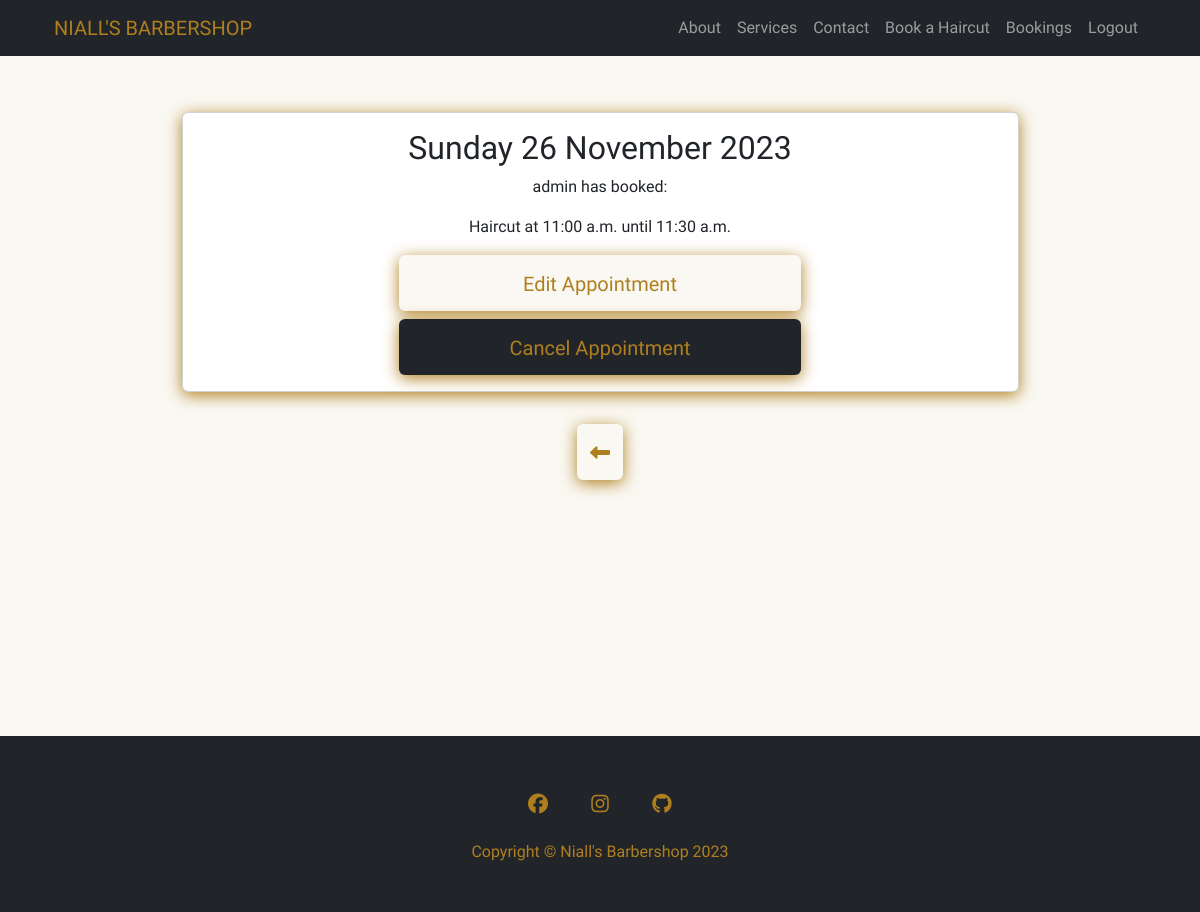
/booking/30/ (signed in), run on the app's committed database.
### booking_system/models.py (models this page shows, shortened)
class Booking(models.Model):
    username = models.ForeignKey(User, on_delete=models.CASCADE,
                                 related_name='username_booking')
    date_of_booking = models.DateField()
    service_name = models.ForeignKey(Services, on_delete=models.CASCADE,
                                     related_name='service_name_booking')
    start_time = models.TimeField(choices=BOOKING_TIME)
    end_time = models.TimeField(editable=False, blank=True, null=True)
    confirmed = models.BooleanField(default=False)
    class Meta:
        ordering = ['date_of_booking', 'start_time']

class Services(models.Model):
    service_name = models.CharField(max_length=250)
    session_length = models.DurationField()
    cost = models.DecimalField(max_digits=8, decimal_places=2)
    def __str__(self):
        return self.service_name

### booking_system/views.py (the view)
# urls.py: path('booking/<int:pk>/', views.BookingDetailView.as_view(),
class BookingDetailView(LoginRequiredMixin, UserPassesTestMixin, DetailView):
    model = Booking
    def test_func(self):
        booking = self.get_object()
        return (self.request.user == booking.username or
                self.request.user.is_superuser)

### booking_system/templates/booking_system/booking_detail.html (shortened to what this page needs)
{% extends "base.html" %} {% block content %} {% load account %}
<div class="container mt-5">
  <div class="d-flex justify-content-center push-down">
    <div class="card gold-shadow p-3 m-3 text-center w-75">
      <h2>{{ booking.date_of_booking|date:"l j F Y" }}</h2>
      {% if user.is_superuser %}
      <p>{{ booking.username }} has booked:</p>
      {% endif %}
      <p>
        {{ booking.service_name }} at {{ booking.start_time|date:"g:i a" }} until
        {{ booking.end_time }}
      </p>
      <div class="d-grid gap-2 col-6 mx-auto">
         <a
          href="{% url 'booking-update' booking.id %}"
          class="btn custom-button-light-gold pt-3"
          type="button"
          ><h5>Edit Appointment</h5></a
        >
        <a
          href="{%  url 'booking-delete' booking.id  %}"
          class="btn custom-button-dark-gold pt-3 light-text"
          type="button"
          ><h5>Cancel Appointment</h5></a
        >
      </div>
    </div>
  </div>
  <a
    href="{% url 'booking-home' %}"
    class="link-underline link-underline-opacity-0 push-down"
  >
    <div class="d-flex justify-content-center p-3">
      <button
        class="btn custom-button-light-gold pt-3 haircut-hover"
        type="button"
      >
        <h5><i class="fa-solid fa-left-long"></i></h5>
      </button>
    </div>
  </a>
</div>
{% endblock %}

### static/css/style.css (style rules this page uses)
:root { --clr-gold: #af7f1f; --clr-light: #faf8f2; --clr-dark: #212529; }
body { font-family: 'Tenor Sans', sans-serif; background-color: var(--clr-light); }
h1, h2, h3, h4, h5 { font-family: 'Sancreek', serif; }
.light-text { color: var(--clr-light); }
.custom-button-dark-gold { transition: .5s ease-in-out; background-color: var(--clr-dark); color: var(--clr-gold); box-shadow: 0 0.2rem 1rem var(--clr-gold); }
.custom-button-light-gold { transition: .5s ease-in-out; background-color: var(--clr-light); color: var(--clr-gold); box-shadow: 0 0.2rem 1rem var(--clr-gold); }
.gold-shadow { box-shadow: 0 0.2rem 1rem var(--clr-gold); }
.push-down { position: relative; top: 3rem; }
.haircut-hover { transition: .5s ease-in-out; text-decoration: none; box-shadow: 0 0.2rem 1rem var(--clr-gold); }

### data on the page
Booking: date_of_booking "Sunday 26 November 2023", username "admin", service_name "Haircut", start_time "11:00 a.m.", end_time "11:30 a.m."
